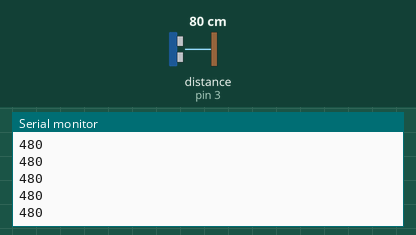
Recording of a sketch running on a simulated Arduino Uno, built with avr-gcc and run on an emulated ATmega328P. On the bench: the last lines printed to the serial monitor. Wiring (inferred from the names in the program): ultrasonic range finder: trigger pin 2; echo pin 3. The inputs (shaded band) are chosen by the test bench; at power-on: distance to the obstacle (sensor on pin 3) 80 cm. The echo pulse lasts 58.3 µs per cm; no radio packets arrive unless stated.

Above: at 1.2 s.
1.3 s: distance to the obstacle (sensor on pin 3) set to 2 cm
At 2.2 s:
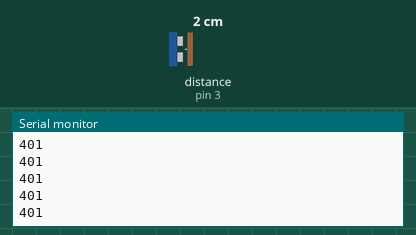
2.8 s: distance to the obstacle (sensor on pin 3) set to 4 cm
At 3.8 s:
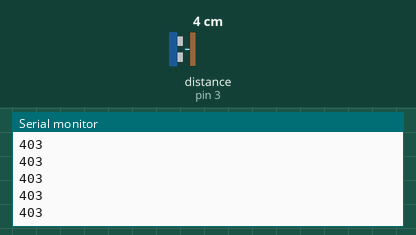
Timing chart, 0 to 5.8 s (numbered marks = the images above; inputs shaded):
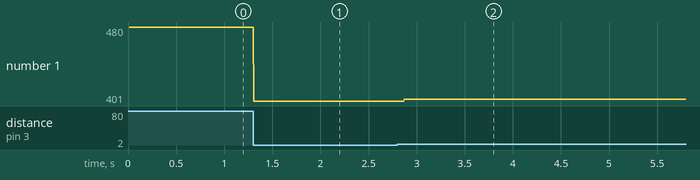

The sketch:

multi_transmitter_with_sonar_int.ino
```cpp
#include <SPI.h>
#include <nRF24L01.h>
#include <RF24.h>

// Set the CE & CSN pins
#define CE_PIN   9
#define CSN_PIN 10

// For Sonar Sensor
#define trigPin 2
#define echoPin 3

// This is the address used to send/receive
#define NODE 3

const byte txAddr[] = {1, 2, 3, 4};

const byte txPipe = txAddr[NODE];

// Create a Radio
RF24 radio(CE_PIN, CSN_PIN);

void setup() {

  while (!Serial);
  Serial.begin(9600);

  // Sonar pin mode
  pinMode(trigPin, OUTPUT);
  pinMode(echoPin, INPUT);

  // Start the Radio!
  radio.begin();

  radio.setPALevel(RF24_PA_MIN); // RF24_PA_MIN, RF24_PA_LOW, RF24_PA_HIGH, RF24_PA_MAX

  radio.setDataRate(RF24_250KBPS); // RF24_250KBPS, RF24_1MBPS, RF24_2MBPS

  // Number of retries and set tx/rx address
  radio.setChannel(108);
  radio.openWritingPipe(txPipe);

  radio.stopListening();
}

float measure(){
  long duration;
  float distance;

  digitalWrite(trigPin, LOW);
  delayMicroseconds(2);

  digitalWrite(trigPin, HIGH);
  delayMicroseconds(10);

  digitalWrite(trigPin, LOW);
  duration = pulseIn(echoPin, HIGH);

  distance = (duration/2) / 29;

  if (distance > 99)
	  return 99;

  return distance;
}

void loop() {

  float distance = measure();

  int node = txPipe;

  int n_send = (node*100) + (int)distance;

  radio.write(&n_send, sizeof(n_send));


  Serial.println(n_send);
  //delay(1000);

}
```

Measured:
- after the input at 1.3 s, the serial monitor: prints a new line at once (image 1)
- after the input at 2.8 s, the serial monitor: prints a new line after 0.07 s (image 2)
- plotted number 1: 480 → 401 after the input at 1.3 s, 401 → 403 after the input at 2.8 s
